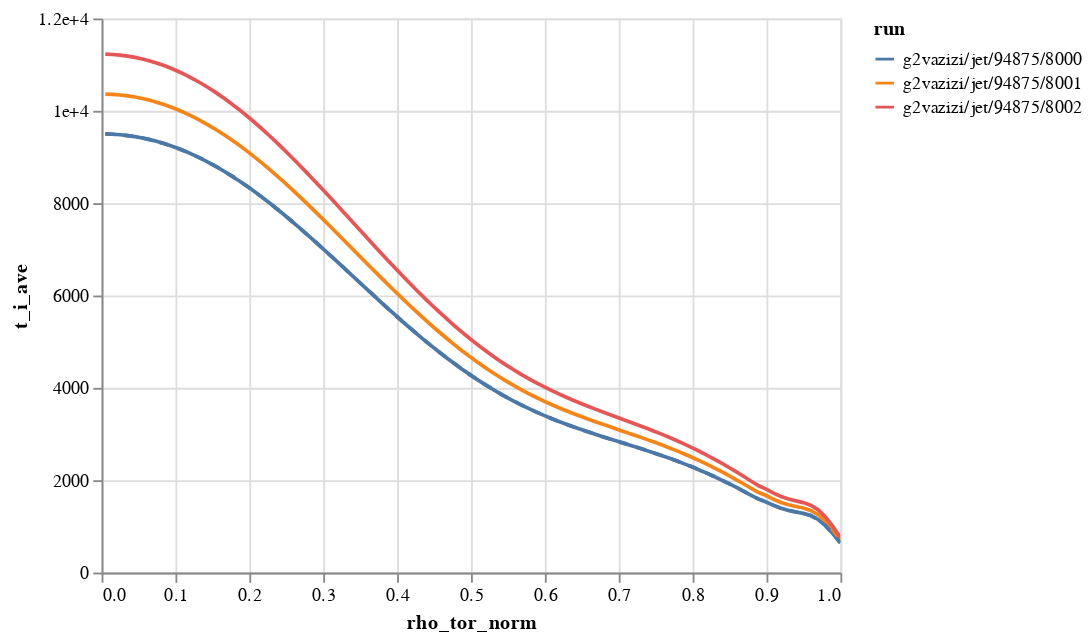

Write notebook code for a chart like this one.
### Markdown cell above
## Interactive plots

Duqtools has some built-in interactive plots using [altair](https://altair-viz.github.io/).

Line charts:

### Code cell
from duqtools.api import alt_line_chart

chart = alt_line_chart(
    dataset.isel(time=[0,1,2,3]),
    x='rho_tor_norm',
    y='t_i_ave',
)
chart

### Figure 1 — Vega-Lite specification as saved in the notebook (floating-point values rounded to 4 significant figures; data arrays with more than 128 entries replaced by an {"elided": "..."} marker saying what was removed)
{"config": {"view": {"continuousWidth": 400, "continuousHeight": 300}}, "layer": [{"mark": "line", "encoding": {"color": {"field": "run", "type": "nominal"}, "tooltip": {"field": "run", "type": "nominal"}, "x": {"field": "rho_tor_norm", "type": "quantitative"}, "y": {"axis": {"format": ".4~g"}, "field": "t_i_ave", "scale": {"domain": [0, 11230.0]}, "type": "quantitative"}}, "selection": {"time": {"type": "single", "fields": ["slider"], "bind": {"input": "range", "max": 3.0, "min": 0, "name": "Time index", "step": 1}, "init": {"slider": 0}}, "selector006": {"type": "interval", "bind": "scales", "encodings": ["x", "y"]}}, "transform": [{"filter": {"selection": "time"}}]}, {"mark": {"type": "line", "strokeDash": [5, 5]}, "encoding": {"color": {"field": "run", "type": "nominal"}, "tooltip": {"field": "run", "type": "nominal"}, "x": {"field": "rho_tor_norm", "type": "quantitative"}, "y": {"field": "t_i_ave", "type": "quantitative"}}, "selection": {"reference": {"type": "single", "fields": ["slider"], "bind": {"input": "range", "max": 3.0, "min": 0, "name": "Reference time index", "step": 1}, "init": {"slider": 0}}, "selector007": {"type": "interval", "bind": "scales", "encodings": ["x", "y"]}}, "transform": [{"filter": {"selection": "reference"}}, {"filter": "(datum.run === 'g2vazizi/jet/94875/8000')"}]}], "data": {"name": "data-005397fc1dc78e1dab153b5dc7f06d45"}, "$schema": "https://vega.github.io/schema/vega-lite/v4.17.0.json", "datasets": {"data-005397fc1dc78e1dab153b5dc7f06d45": {"elided": "1200 records"}}}
